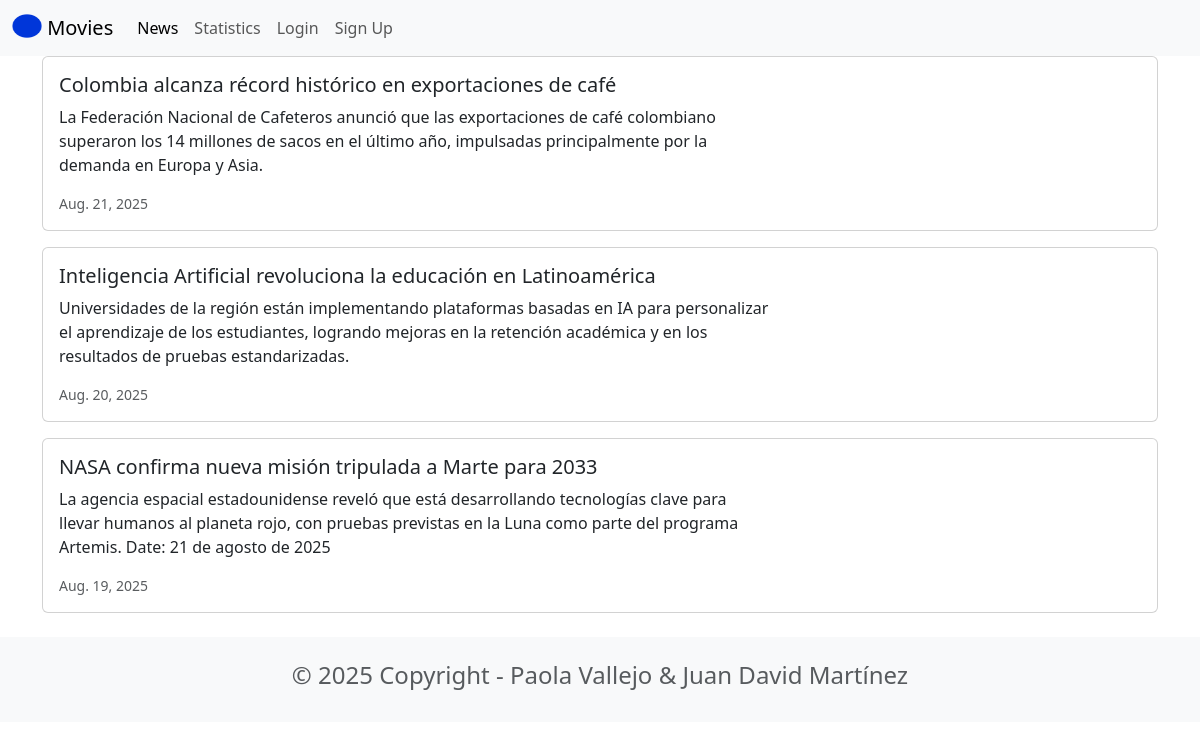
Page /news/ on the committed database.
### news/models.py (models this page shows, shortened)
class News(models.Model):
    headline = models.CharField(max_length=200)
    body = models.TextField()
    date = models.DateField()

### news/views.py (the view)
# urls.py: path('news/', include('news.urls')),
def news(request):
    newss = News.objects.all().order_by('-date')
    return render(request, 'news.html', {'news':newss})

### news/templates/news.html
{% extends 'base.html' %}
{% block content %}
<div class container>
    {% for news in news %}
    <div class="card mb-3">
        <div class="row g-0">
            <div class="col-md-8">
                <div class="card-body">
                    <h5 class="card-title">{{ news.headline }}</h5>
                    <p class="card-text">{{ news.body }}</p>
                    <p class="card-text"><small class="text-muted">{{ news.date }}</small></p>
                </div>
            </div>
        </div>
    </div>
    {% endfor %}
</div>
{% endblock content %}

### rows in the picture
News: headline "Colombia alcanza récord histórico en exportaciones de café", body "La Federación Nacional de Cafeteros anunció que las exportaciones de café colombiano superaron los 14 millones de sacos en el último año, impulsadas principalmente por la demanda en Europa y Asia.", date "Aug. 21, 2025"
News: headline "Inteligencia Artificial revoluciona la educación en Latinoamérica", body "Universidades de la región están implementando plataformas basadas en IA para personalizar el aprendizaje de los estudiantes, logrando mejoras en la retención académica y en los resultados de pruebas estandarizadas.", date "Aug. 20, 2025"
News: headline "NASA confirma nueva misión tripulada a Marte para 2033", body "La agencia espacial estadounidense reveló que está desarrollando tecnologías clave para llevar humanos al planeta rojo, con pruebas previstas en la Luna como parte del programa Artemis. Date: 21 de agosto de 2025", date "Aug. 19, 2025"
